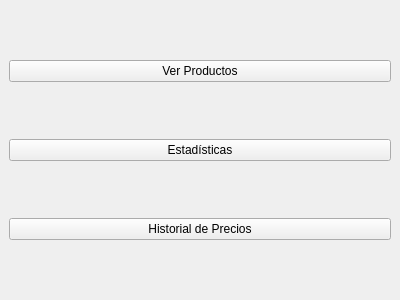
<?xml version="1.0" encoding="UTF-8"?>
<ui version="4.0">
 <class>MainWindow</class>
 <widget class="QMainWindow" name="MainWindow">
  <property name="geometry">
   <rect>
    <x>0</x>
    <y>0</y>
    <width>400</width>
    <height>300</height>
   </rect>
  </property>
  <property name="windowTitle">
   <string>Pantalla Principal - Usuario</string>
  </property>
  <widget class="QWidget" name="centralwidget">
   <layout class="QVBoxLayout" name="verticalLayout">
    <item>
     <widget class="QPushButton" name="boton_ver_productos">
      <property name="text">
       <string>Ver Productos</string>
      </property>
     </widget>
    </item>
    <item>
     <widget class="QPushButton" name="boton_estadisticas">
      <property name="text">
       <string>Estadísticas</string>
      </property>
     </widget>
    </item>
    <item>
     <widget class="QPushButton" name="boton_historial_precios">
      <property name="text">
       <string>Historial de Precios</string>
      </property>
     </widget>
    </item>
   </layout>
  </widget>
 </widget>
 <resources/>
 <connections/>
</ui>
